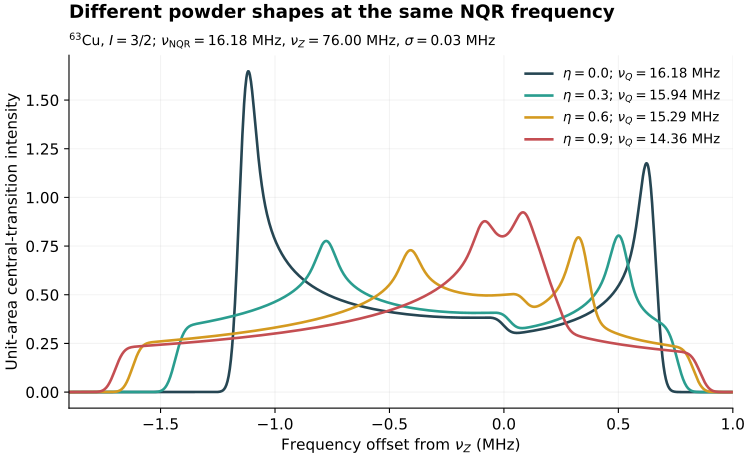

This figure's Python source:
"""Illustrate EFG-asymmetry sensitivity at fixed NQR frequency.

This is a forward-model demonstration, not an additional experimental fit.
Uses the exact spin-3/2 Hamiltonian and transverse-RF matrix elements.
"""
from pathlib import Path
import json
import numpy as np
from scipy.ndimage import gaussian_filter1d
import matplotlib
matplotlib.use('Agg')
import matplotlib.pyplot as plt

ROOT = Path(__file__).resolve().parent
spin = 1.5
m = np.arange(spin, -spin - 1, -1)
jp = np.zeros((4, 4), complex)
for j in range(1, 4):
    jp[j-1, j] = np.sqrt(spin*(spin+1) - m[j]*(m[j]+1))
ix, iy, iz = (jp+jp.T)/2, (jp-jp.T)/(2j), np.diag(m)
operators = np.array([ix, iy, iz])
q0 = 3*iz@iz - spin*(spin+1)*np.eye(4)
qe = ix@ix - iy@iy
u = (np.arange(256)+.5)/256
phi = (np.arange(512)+.5)/512*np.pi/2
u, phi = np.meshgrid(u, phi, indexing='ij')
directions = np.column_stack([
    np.sqrt(1-u.ravel()**2)*np.cos(phi.ravel()),
    np.sqrt(1-u.ravel()**2)*np.sin(phi.ravel()),
    u.ravel(),
])
x = np.arange(-2.5, 1.5001, .0025)
step = x[1]-x[0]
nu_z, nu_nqr, sigma = 76., 16.18, .03
curves, metadata = [], []
for eta in (0., .3, .6, .9):
    nu_q = nu_nqr/np.sqrt(1+eta**2/3)
    ham = -nu_z*np.einsum('na,aij->nij', directions, operators) + nu_q/6*(q0+eta*qe)
    values, vectors = np.linalg.eigh(ham)
    elements = np.einsum('nki,akl,nlj->naij', vectors.conj(), operators, vectors, optimize=True)
    parallel = np.einsum('na,naij->nij', directions, elements)
    weight = (np.sum(abs(elements[:, :, 1, 2])**2, axis=1)-abs(parallel[:, 1, 2])**2)/2
    offsets = values[:, 2]-values[:, 1]-nu_z
    position = (offsets-x[0])/step
    lower = np.floor(position).astype(int)
    fraction = position-lower
    profile = np.zeros_like(x)
    keep = (lower>=0)&(lower<len(x)-1)
    np.add.at(profile, lower[keep], weight[keep]*(1-fraction[keep]))
    np.add.at(profile, lower[keep]+1, weight[keep]*fraction[keep])
    profile = gaussian_filter1d(profile, sigma/step)
    profile /= np.trapezoid(profile, x)
    curves.append(profile)
    metadata.append({'eta':eta, 'nu_Q_MHz':float(nu_q),
                     'central_transition_extent_MHz':[float(offsets.min()),float(offsets.max())]})

plt.rcParams.update({'font.family':'DejaVu Sans','font.size':11,'axes.spines.top':False,'axes.spines.right':False})
fig, ax = plt.subplots(figsize=(7.5, 4.6), constrained_layout=True)
for row, profile, color in zip(metadata, curves, ['#264653','#2a9d8f','#d49a20','#c44e52']):
    ax.plot(x, profile, lw=1.9, color=color,
            label=rf'$\eta={row["eta"]:.1f}$; $\nu_Q={row["nu_Q_MHz"]:.2f}$ MHz')
ax.set(xlim=(-1.9, 1.0), xlabel=r'Frequency offset from $\nu_Z$ (MHz)',
       ylabel='Unit-area central-transition intensity')
ax.set_title(r'Different powder shapes at the same NQR frequency', loc='left', fontweight='bold', pad=27)
ax.text(0, 1.025, r'$^{63}$Cu, $I=3/2$; $\nu_{\mathrm{NQR}}=16.18$ MHz, $\nu_Z=76.00$ MHz, $\sigma=0.03$ MHz',
        transform=ax.transAxes, fontsize=10)
ax.legend(frameon=False, fontsize=9.6, loc='upper right')
ax.grid(alpha=.15)
fig.savefig(ROOT/'eta_shape_demo.png',dpi=200)
fig.savefig(ROOT/'eta_shape_demo.pdf')
np.savetxt(ROOT/'eta_shape_demo.csv',np.column_stack([x,*curves]),delimiter=',',
           header='offset_MHz,eta_0p0,eta_0p3,eta_0p6,eta_0p9',comments='')
report={'purpose':'Forward-model illustration only; not additional experimental data or fit.',
        'nu_NQR_MHz':nu_nqr,'nu_Z_MHz':nu_z,'gaussian_sigma_MHz':sigma,
        'orientation_grid_in_octant':[256,512],'models':metadata}
(ROOT/'eta_shape_demo.json').write_text(json.dumps(report,indent=2)+'\n')
print(json.dumps(report))
